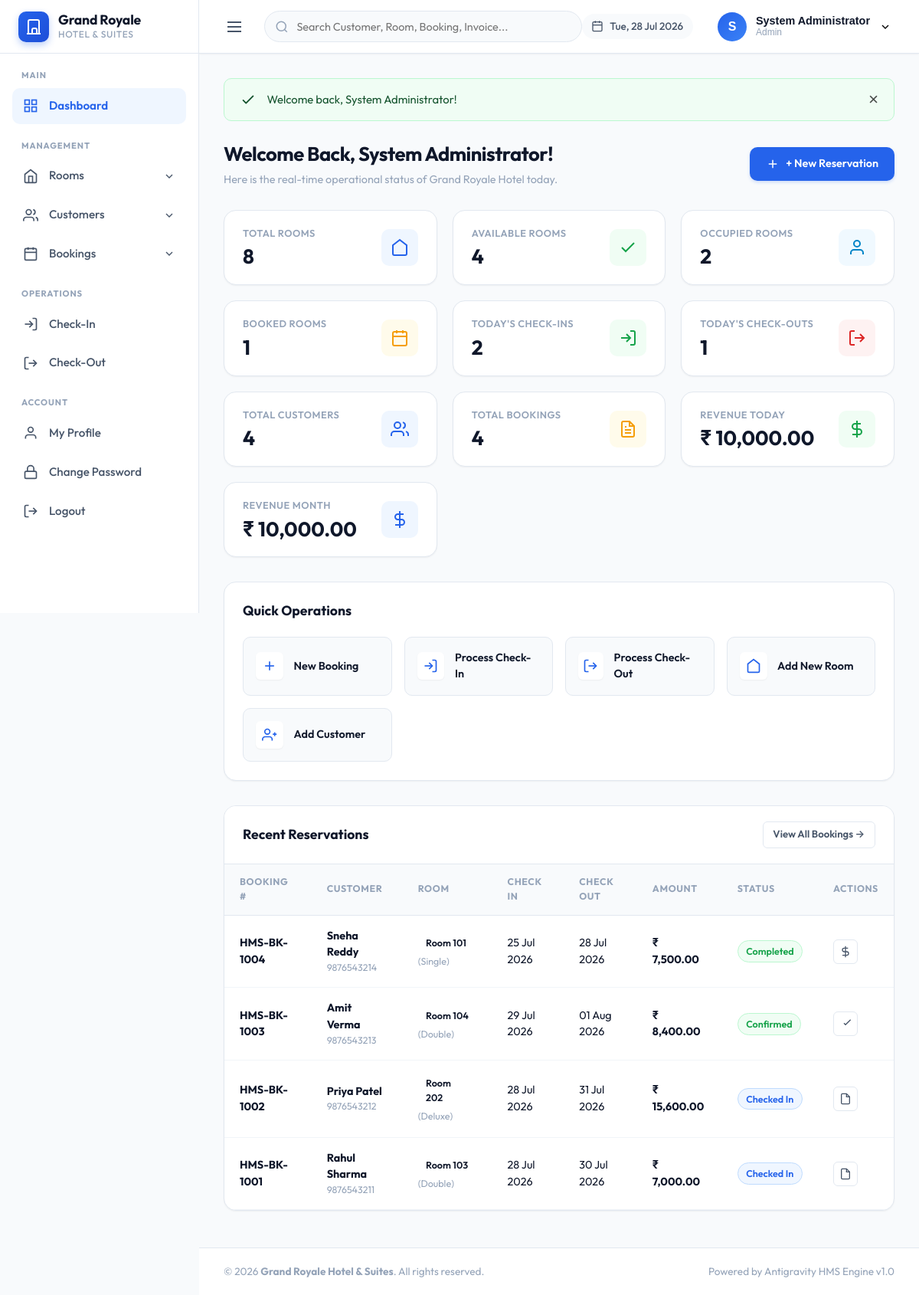
/dashboard.php (signed in), run on the app's committed database.
### tables this page shows
CREATE TABLE `bookings` (
  `id` INT AUTO_INCREMENT PRIMARY KEY,
  `booking_number` VARCHAR(30) NOT NULL UNIQUE,
  `customer_id` INT NOT NULL,
  `room_id` INT NOT NULL,
  `check_in_date` DATE NOT NULL,
  `check_out_date` DATE NOT NULL,
  `actual_check_in_time` DATETIME DEFAULT NULL,
  `actual_check_out_time` DATETIME DEFAULT NULL,
  `adults` INT DEFAULT 1,
  `children` INT DEFAULT 0,
  `special_requests` TEXT DEFAULT NULL,
  `booking_amount` DECIMAL(10, 2) NOT NULL,
  `advance_payment` DECIMAL(10, 2) DEFAULT 0.00,
  `balance_amount` DECIMAL(10, 2) NOT NULL,
  `payment_mode` ENUM('Cash', 'Card', 'UPI') DEFAULT 'Cash',
  `status` ENUM('Pending', 'Confirmed', 'Checked In', 'Completed', 'Cancelled') DEFAULT 'Confirmed',
  `created_at` DATETIME DEFAULT CURRENT_TIMESTAMP,
  FOREIGN KEY (`customer_id`) REFERENCES `customers`(`id`) ON DELETE CASCADE,
  FOREIGN KEY (`room_id`) REFERENCES `rooms`(`id`) ON DELETE CASCADE
);

CREATE TABLE `customers` (
  `id` INT AUTO_INCREMENT PRIMARY KEY,
  `full_name` VARCHAR(100) NOT NULL,
  `gender` ENUM('Male', 'Female', 'Other') NOT NULL,
  `dob` DATE DEFAULT NULL,
  `phone` VARCHAR(20) NOT NULL UNIQUE,
  `email` VARCHAR(100) DEFAULT NULL,
  `address` TEXT DEFAULT NULL,
  `city` VARCHAR(50) DEFAULT NULL,
  `state` VARCHAR(50) DEFAULT NULL,
  `country` VARCHAR(50) DEFAULT 'India',
  `id_proof_type` ENUM('Aadhar', 'PAN', 'Passport', 'Driving License') NOT NULL,
  `id_number` VARCHAR(50) NOT NULL,
  `photo` VARCHAR(255) DEFAULT NULL,
  `created_at` DATETIME DEFAULT CURRENT_TIMESTAMP
);

CREATE TABLE `rooms` (
  `id` INT AUTO_INCREMENT PRIMARY KEY,
  `room_number` VARCHAR(20) NOT NULL UNIQUE,
  `room_type` ENUM('Single', 'Double', 'Deluxe', 'Suite') NOT NULL,
  `ac_type` ENUM('AC', 'Non AC') NOT NULL,
  `floor_number` INT NOT NULL,
  `price_per_night` DECIMAL(10, 2) NOT NULL,
  `status` ENUM('Available', 'Booked', 'Occupied', 'Maintenance') DEFAULT 'Available',
  `image` VARCHAR(255) DEFAULT NULL,
  `created_at` DATETIME DEFAULT CURRENT_TIMESTAMP
);

### dashboard.php (the view, shortened to what this page needs)
<?php
require_once __DIR__ . '/includes/db.php';
include __DIR__ . '/includes/header.php';
try {
    $totalRooms = $pdo->query("SELECT COUNT(*) FROM rooms")->fetchColumn();
    $availableRooms = $pdo->query("SELECT COUNT(*) FROM rooms WHERE status = 'Available'")->fetchColumn();
    $occupiedRooms = $pdo->query("SELECT COUNT(*) FROM rooms WHERE status = 'Occupied'")->fetchColumn();
    $bookedRooms = $pdo->query("SELECT COUNT(*) FROM rooms WHERE status = 'Booked'")->fetchColumn();
    $todayCheckins = $pdo->query("SELECT COUNT(*) FROM bookings WHERE (DATE(actual_check_in_time) = CURRENT_DATE() OR check_in_date = CURRENT_DATE()) AND status = 'Checked In'")->fetchColumn();
    $todayCheckouts = $pdo->query("SELECT COUNT(*) FROM bookings WHERE (DATE(actual_check_out_time) = CURRENT_DATE() OR check_out_date = CURRENT_DATE()) AND status = 'Completed'")->fetchColumn();
    $totalCustomers = $pdo->query("SELECT COUNT(*) FROM customers")->fetchColumn();
    $totalBookings = $pdo->query("SELECT COUNT(*) FROM bookings")->fetchColumn();
    $revenueToday = $pdo->query("SELECT COALESCE(SUM(paid_amount), 0) FROM invoices WHERE DATE(created_at) = CURRENT_DATE()")->fetchColumn();
    $revenueMonth = $pdo->query("SELECT COALESCE(SUM(paid_amount), 0) FROM invoices WHERE MONTH(created_at) = MONTH(CURRENT_DATE()) AND YEAR(created_at) = YEAR(CURRENT_DATE())")->fetchColumn();
    $recentStmt = $pdo->query("SELECT b.*, c.full_name as customer_name, c.phone as customer_phone, r.room_number, r.room_type
                               FROM bookings b
                               JOIN customers c ON b.customer_id = c.id
                               JOIN rooms r ON b.room_id = r.id
                               ORDER BY b.id DESC LIMIT 8");
    $recentBookings = $recentStmt->fetchAll();
} catch (PDOException $e) {
    echo "<div class='alert alert-danger'>Error loading metrics: " . escape($e->getMessage()) . "</div>";
    $totalRooms = $availableRooms = $occupiedRooms = $bookedRooms = 0;
    $todayCheckins = $todayCheckouts = $totalCustomers = $totalBookings = 0;
    $revenueToday = $revenueMonth = 0;
    $recentBookings = [];
}
?>
<div class="page-header">
    <div>
        <h1 class="page-title">Welcome Back, <?= escape($_SESSION['full_name'] ?? 'Admin') ?>!</h1>
        <p class="page-subtitle">Here is the real-time operational status of Grand Royale Hotel today.</p>
    </div>
    <div>
        <a href="booking.php" class="btn btn-primary">
            <svg width="18" height="18" viewBox="0 0 24 24" fill="none" stroke="currentColor" stroke-width="2"><line x1="12" y1="5" x2="12" y2="19"></line><line x1="5" y1="12" x2="19" y2="12"></line></svg>
            <span>+ New Reservation</span>
        </a>
    </div>
</div>
<div class="dashboard-metrics-grid fade-in">
    <div class="metric-card metric-primary">
        <div class="metric-info">
            <span class="metric-label">Total Rooms</span>
            <span class="metric-value"><?= number_format($totalRooms) ?></span>
        </div>
        <div class="metric-icon">
            <svg viewBox="0 0 24 24" fill="none" stroke="currentColor" stroke-width="2"><path d="M3 9l9-7 9 7v11a2 2 0 0 1-2 2H5a2 2 0 0 1-2-2z"></path></svg>
        </div>
    </div>
    <div class="metric-card metric-success">
        <div class="metric-info">
            <span class="metric-label">Available Rooms</span>
            <span class="metric-value"><?= number_format($availableRooms) ?></span>
        </div>
        <div class="metric-icon">
            <svg viewBox="0 0 24 24" fill="none" stroke="currentColor" stroke-width="2"><polyline points="20 6 9 17 4 12"></polyline></svg>
        </div>
    </div>
    <div class="metric-card metric-info-theme">
        <div class="metric-info">
            <span class="metric-label">Occupied Rooms</span>
            <span class="metric-value"><?= number_format($occupiedRooms) ?></span>
        </div>
        <div class="metric-icon">
            <svg viewBox="0 0 24 24" fill="none" stroke="currentColor" stroke-width="2"><path d="M20 21v-2a4 4 0 0 0-4-4H8a4 4 0 0 0-4 4v2"></path><circle cx="12" cy="7" r="4"></circle></svg>
        </div>
    </div>
    <div class="metric-card metric-warning">
        <div class="metric-info">
            <span class="metric-label">Booked Rooms</span>
            <span class="metric-value"><?= number_format($bookedRooms) ?></span>
        </div>
        <div class="metric-icon">
            <svg viewBox="0 0 24 24" fill="none" stroke="currentColor" stroke-width="2"><rect x="3" y="4" width="18" height="18" rx="2" ry="2"></rect><line x1="16" y1="2" x2="16" y2="6"></line><line x1="8" y1="2" x2="8" y2="6"></line><line x1="3" y1="10" x2="21" y2="10"></line></svg>
        </div>
    </div>
    <div class="metric-card metric-success">
        <div class="metric-info">
            <span class="metric-label">Today's Check-ins</span>
            <span class="metric-value"><?= number_format($todayCheckins) ?></span>
        </div>
        <div class="metric-icon">
            <svg viewBox="0 0 24 24" fill="none" stroke="currentColor" stroke-width="2"><path d="M15 3h4a2 2 0 0 1 2 2v14a2 2 0 0 1-2 2h-4"></path><polyline points="10 17 15 12 10 7"></polyline><line x1="15" y1="12" x2="3" y2="12"></line></svg>
        </div>
    </div>
    <div class="metric-card metric-danger">
        <div class="metric-info">
            <span class="metric-label">Today's Check-outs</span>
            <span class="metric-value"><?= number_format($todayCheckouts) ?></span>
        </div>
        <div class="metric-icon">
            <svg viewBox="0 0 24 24" fill="none" stroke="currentColor" stroke-width="2"><path d="M9 21H5a2 2 0 0 1-2-2V5a2 2 0 0 1 2-2h4"></path><polyline points="16 17 21 12 16 7"></polyline><line x1="21" y1="12" x2="9" y2="12"></line></svg>
        </div>
    </div>
    <div class="metric-card metric-primary">
        <div class="metric-info">
            <span class="metric-label">Total Customers</span>
            <span class="metric-value"><?= number_format($totalCustomers) ?></span>
        </div>
        <div class="metric-icon">
            <svg viewBox="0 0 24 24" fill="none" stroke="currentColor" stroke-width="2"><path d="M17 21v-2a4 4 0 0 0-4-4H5a4 4 0 0 0-4 4v2"></path><circle cx="9" cy="7" r="4"></circle><path d="M23 21v-2a4 4 0 0 0-3-3.87"></path><path d="M16 3.13a4 4 0 0 1 0 7.75"></path></svg>
        </div>
    </div>
    <div class="metric-card metric-warning">
        <div class="metric-info">
            <span class="metric-label">Total Bookings</span>
            <span class="metric-value"><?= number_format($totalBookings) ?></span>
        </div>
        <div class="metric-icon">
        </div>
    </div>
    <div class="metric-card metric-success">
        <div class="metric-info">
            <span class="metric-label">Revenue Today</span>
            <span class="metric-value"><?= formatCurrency($revenueToday) ?></span>
        </div>
        <div class="metric-icon">
            <svg viewBox="0 0 24 24" fill="none" stroke="currentColor" stroke-width="2"><line x1="12" y1="1" x2="12" y2="23"></line><path d="M17 5H9.5a3.5 3.5 0 0 0 0 7h5a3.5 3.5 0 0 1 0 7H6"></path></svg>
        </div>
    </div>
    <div class="metric-card metric-primary">
        <div class="metric-info">
            <span class="metric-label">Revenue Month</span>
            <span class="metric-value"><?= formatCurrency($revenueMonth) ?></span>
        </div>
        <div class="metric-icon">
            <svg viewBox="0 0 24 24" fill="none" stroke="currentColor" stroke-width="2"><line x1="12" y1="1" x2="12" y2="23"></line><path d="M17 5H9.5a3.5 3.5 0 0 0 0 7h5a3.5 3.5 0 0 1 0 7H6"></path></svg>
        </div>
    </div>
</div>
<div class="dashboard-section fade-in">
    <div class="section-header">
        <h3 class="section-title">Quick Operations</h3>
    </div>
    <div class="quick-actions-grid">
        <a href="booking.php" class="quick-action-btn">
            <div class="action-icon">
                <svg width="20" height="20" viewBox="0 0 24 24" fill="none" stroke="currentColor" stroke-width="2"><line x1="12" y1="5" x2="12" y2="19"></line><line x1="5" y1="12" x2="19" y2="12"></line></svg>
            </div>
            <span>New Booking</span>
        </a>
        <a href="checkin.php" class="quick-action-btn">
            <div class="action-icon">
                <svg width="20" height="20" viewBox="0 0 24 24" fill="none" stroke="currentColor" stroke-width="2"><path d="M15 3h4a2 2 0 0 1 2 2v14a2 2 0 0 1-2 2h-4"></path><polyline points="10 17 15 12 10 7"></polyline><line x1="15" y1="12" x2="3" y2="12"></line></svg>
            </div>
            <span>Process Check-In</span>
        </a>
        <a href="checkout.php" class="quick-action-btn">
            <div class="action-icon">
                <svg width="20" height="20" viewBox="0 0 24 24" fill="none" stroke="currentColor" stroke-width="2"><path d="M9 21H5a2 2 0 0 1-2-2V5a2 2 0 0 1 2-2h4"></path><polyline points="16 17 21 12 16 7"></polyline><line x1="21" y1="12" x2="9" y2="12"></line></svg>
            </div>
            <span>Process Check-Out</span>
        </a>
        <a href="add_room.php" class="quick-action-btn">
            <div class="action-icon">
                <svg width="20" height="20" viewBox="0 0 24 24" fill="none" stroke="currentColor" stroke-width="2"><path d="M3 9l9-7 9 7v11a2 2 0 0 1-2 2H5a2 2 0 0 1-2-2z"></path></svg>
            </div>
            <span>Add New Room</span>
        </a>
        <a href="add_customer.php" class="quick-action-btn">
            <div class="action-icon">
                <svg width="20" height="20" viewBox="0 0 24 24" fill="none" stroke="currentColor" stroke-width="2"><path d="M16 21v-2a4 4 0 0 0-4-4H5a4 4 0 0 0-4 4v2"></path><circle cx="8.5" cy="7" r="4"></circle><line x1="20" y1="8" x2="20" y2="14"></line><line x1="23" y1="11" x2="17" y2="11"></line></svg>
            </div>
            <span>Add Customer</span>
        </a>
    </div>
</div>
<div class="table-card fade-in">
    <div class="table-toolbar">
        <h3 class="section-title">Recent Reservations</h3>
        <a href="view_bookings.php" class="btn btn-secondary btn-sm">View All Bookings &rarr;</a>
    </div>
    <div class="table-responsive">
        <table class="custom-table">
            <thead>
                <tr>
                    <th>Booking #</th>
                    <th>Customer</th>
                    <th>Room</th>
                    <th>Check In</th>
                    <th>Check Out</th>
                    <th>Amount</th>
                    <th>Status</th>
                    <th>Actions</th>
                </tr>
            </thead>
            <tbody>
                <?php if (empty($recentBookings)): ?>
                    <tr>
                        <td colspan="8" style="text-align:center; padding: 2rem; color: var(--text-muted);">
                            No recent bookings found.
                        </td>
                    </tr>
                <?php else: ?>
                    <?php foreach ($recentBookings as $b): ?>
                        <tr>
                            <td><strong><?= escape($b['booking_number']) ?></strong></td>
                            <td>
                                <div><strong><?= escape($b['customer_name']) ?></strong></div>
                                <div style="font-size:0.775rem; color:var(--text-muted);"><?= escape($b['customer_phone']) ?></div>
                            </td>
                            <td>
                                <span class="badge badge-primary">Room <?= escape($b['room_number']) ?></span>
                                <span style="font-size:0.785rem; color:var(--text-muted);">(<?= escape($b['room_type']) ?>)</span>
                            </td>
                            <td><?= date('d M Y', strtotime($b['check_in_date'])) ?></td>
                            <td><?= date('d M Y', strtotime($b['check_out_date'])) ?></td>
                            <td><strong><?= formatCurrency($b['booking_amount']) ?></strong></td>
                            <td>
                                <?php
                                $badgeClass = match($b['status']) {
                                    'Confirmed' => 'badge-confirmed',
                                    'Checked In' => 'badge-checked-in',
                                    'Completed' => 'badge-available',
                                    'Cancelled' => 'badge-cancelled',
                                    default => 'badge-pending'
                                };
                                ?>
                                <span class="badge <?= $badgeClass ?>"><?= escape($b['status']) ?></span>
                            </td>
                            <td>
                                <div class="table-actions">
                                    <?php if ($b['status'] === 'Confirmed'): ?>
                                        <a href="checkin.php?booking_id=<?= $b['id'] ?>" class="action-btn btn-edit" title="Process Check-In">
                                            <svg viewBox="0 0 24 24" width="16" height="16" fill="none" stroke="currentColor" stroke-width="2"><polyline points="9 11 12 14 22 4"></polyline></svg>
                                        </a>
                                    <?php elseif ($b['status'] === 'Checked In'): ?>
                                        <a href="checkout.php?booking_id=<?= $b['id'] ?>" class="action-btn btn-bill" title="Process Check-Out & Bill">
                                            <svg viewBox="0 0 24 24" width="16" height="16" fill="none" stroke="currentColor" stroke-width="2"><path d="M14 2H6a2 2 0 0 0-2 2v16a2 2 0 0 0 2 2h12a2 2 0 0 0 2-2V8z"></path><polyline points="14 2 14 8 20 8"></polyline></svg>
                                        </a>
                                    <?php elseif ($b['status'] === 'Completed'): ?>
                                        <a href="bill.php?booking_id=<?= $b['id'] ?>" class="action-btn" title="View Final Invoice">
                                            <svg viewBox="0 0 24 24" width="16" height="16" fill="none" stroke="currentColor" stroke-width="2"><line x1="12" y1="1" x2="12" y2="23"></line><path d="M17 5H9.5a3.5 3.5 0 0 0 0 7h5a3.5 3.5 0 0 1 0 7H6"></path></svg>
                                        </a>
                                    <?php endif; ?>
                                </div>
                            </td>
                        </tr>
                    <?php endforeach; ?>
                <?php endif; ?>
            </tbody>
        </table>
    </div>
</div>
<?php include __DIR__ . '/includes/footer.php'; ?>

### data on the page
bookings: booking_number "HMS-BK-1004", customer.full_name "Sneha Reddy", customer.phone "9876543214", room.room_number "101", room.room_type "Single", check_in_date "25 Jul 2026", check_out_date "28 Jul 2026", booking_amount "₹ 7,500.00", status "Completed"
bookings: booking_number "HMS-BK-1003", customer.full_name "Amit Verma", customer.phone "9876543213", room.room_number "104", room.room_type "Double", check_in_date "29 Jul 2026", check_out_date "01 Aug 2026", booking_amount "₹ 8,400.00", status "Confirmed"
bookings: booking_number "HMS-BK-1002", customer.full_name "Priya Patel", customer.phone "9876543212", room.room_number "202", room.room_type "Deluxe", check_in_date "28 Jul 2026", check_out_date "31 Jul 2026", booking_amount "₹ 15,600.00", status "Checked In"
bookings: booking_number "HMS-BK-1001", customer.full_name "Rahul Sharma", customer.phone "9876543211", room.room_number "103", room.room_type "Double", check_in_date "28 Jul 2026", check_out_date "30 Jul 2026", booking_amount "₹ 7,000.00", status "Checked In"

### other printed values
substr($user['full_name'], 0, 1) "S"
$user['full_name'] "System Administrator"
$user['role'] "Admin"
$msg "Welcome back, System Administrator!"
$_SESSION['full_name'] "System Administrator"
$totalRooms "8"
$availableRooms "4"
$occupiedRooms "2"
$bookedRooms "1"
$todayCheckins "2"
$todayCheckouts "1"
$totalCustomers "4"
$totalBookings "4"
formatCurrency($revenueToday) "₹ 10,000.00"
formatCurrency($revenueMonth) "₹ 10,000.00"
